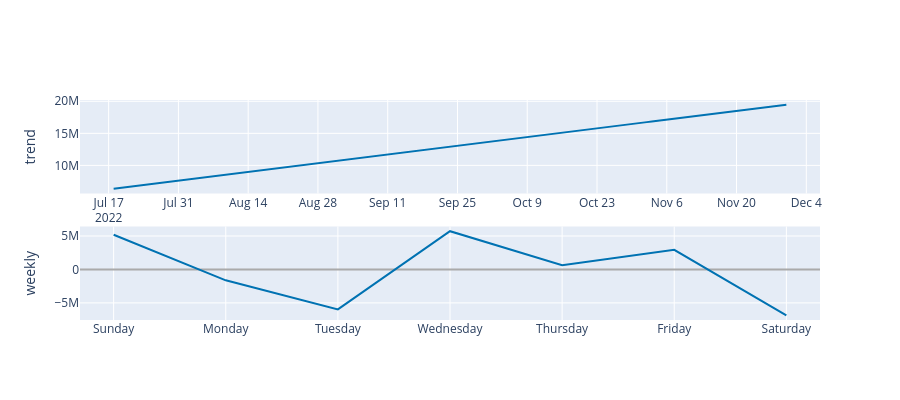

Notebook source saved alongside this figure:
### Code cell
plot_components_plotly(m, forecast)

### Figure 1 — Plotly figure (JSON) as saved in the notebook; plotly's stock layout.template omitted (floating-point values rounded to 4 significant figures; data arrays with more than 128 entries replaced by an {"elided": "..."} marker saying what was removed)
{"data": [{"line": {"color": "#0072B2", "width": 2}, "mode": "lines", "name": "trend", "type": "scatter", "x": {"elided": "136 str values"}, "xaxis": "x", "y": {"elided": "136 float values"}, "yaxis": "y"}, {"line": {"color": "rgba(0, 114, 178, 0.2)", "width": 0}, "mode": "lines", "name": "trend_upper", "type": "scatter", "x": {"elided": "136 str values"}, "xaxis": "x", "y": {"elided": "136 float values"}, "yaxis": "y"}, {"fill": "tonexty", "fillcolor": "rgba(0, 114, 178, 0.2)", "line": {"color": "rgba(0, 114, 178, 0.2)", "width": 0}, "mode": "lines", "name": "trend_lower", "type": "scatter", "x": {"elided": "136 str values"}, "xaxis": "x", "y": {"elided": "136 float values"}, "yaxis": "y"}, {"line": {"color": "#0072B2", "width": 2}, "mode": "lines", "name": "weekly", "type": "scatter", "x": ["2017-01-01T00:00:00", "2017-01-02T00:00:00", "2017-01-03T00:00:00", "2017-01-04T00:00:00", "2017-01-05T00:00:00", "2017-01-06T00:00:00", "2017-01-07T00:00:00"], "xaxis": "x2", "y": [5188000.0, -1627000.0, -5980000.0, 5716000.0, 643400.0, 2920000.0, -6860000.0], "yaxis": "y2"}], "layout": {"height": 400, "showlegend": false, "width": 900, "xaxis": {"anchor": "y", "domain": [0, 1], "range": ["2022-07-11T06:00:00", "2022-12-06T18:00:00"], "type": "date"}, "xaxis2": {"anchor": "y2", "domain": [0, 1], "range": ["2016-12-31T16:48:00", "2017-01-07T07:12:00"], "tickformat": "%A", "type": "date"}, "yaxis": {"anchor": "x", "domain": [0.575, 1], "rangemode": "normal", "title": {"text": "trend"}, "zerolinecolor": "#AAA"}, "yaxis2": {"anchor": "x2", "domain": [0, 0.425], "title": {"text": "weekly"}, "zerolinecolor": "#AAA"}}}
